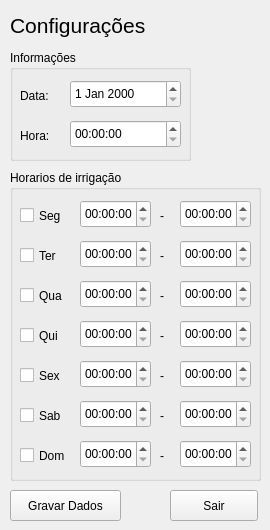
<?xml version="1.0" encoding="UTF-8"?>
<ui version="4.0">
 <class>ConfigForm</class>
 <widget class="QMainWindow" name="ConfigForm">
  <property name="geometry">
   <rect>
    <x>0</x>
    <y>0</y>
    <width>270</width>
    <height>530</height>
   </rect>
  </property>
  <property name="minimumSize">
   <size>
    <width>270</width>
    <height>530</height>
   </size>
  </property>
  <property name="maximumSize">
   <size>
    <width>270</width>
    <height>530</height>
   </size>
  </property>
  <property name="windowTitle">
   <string>MainWindow</string>
  </property>
  <property name="windowIcon">
   <iconset resource="resources.qrc">
    <normaloff>:/images/logo.png</normaloff>:/images/logo.png</iconset>
  </property>
  <widget class="QWidget" name="centralwidget">
   <widget class="QLabel" name="label">
    <property name="geometry">
     <rect>
      <x>10</x>
      <y>10</y>
      <width>141</width>
      <height>31</height>
     </rect>
    </property>
    <property name="font">
     <font>
      <pointsize>16</pointsize>
     </font>
    </property>
    <property name="text">
     <string>Configurações</string>
    </property>
   </widget>
   <widget class="QGroupBox" name="groupBox">
    <property name="geometry">
     <rect>
      <x>10</x>
      <y>50</y>
      <width>181</width>
      <height>111</height>
     </rect>
    </property>
    <property name="title">
     <string>Informações</string>
    </property>
    <widget class="QLabel" name="label_2">
     <property name="geometry">
      <rect>
       <x>10</x>
       <y>30</y>
       <width>67</width>
       <height>31</height>
      </rect>
     </property>
     <property name="text">
      <string>Data:</string>
     </property>
    </widget>
    <widget class="QLabel" name="label_3">
     <property name="geometry">
      <rect>
       <x>10</x>
       <y>70</y>
       <width>67</width>
       <height>31</height>
      </rect>
     </property>
     <property name="text">
      <string>Hora:</string>
     </property>
    </widget>
    <widget class="QDateEdit" name="datePicker">
     <property name="geometry">
      <rect>
       <x>60</x>
       <y>30</y>
       <width>111</width>
       <height>28</height>
      </rect>
     </property>
    </widget>
    <widget class="QTimeEdit" name="timePicker">
     <property name="geometry">
      <rect>
       <x>60</x>
       <y>70</y>
       <width>111</width>
       <height>28</height>
      </rect>
     </property>
    </widget>
   </widget>
   <widget class="QGroupBox" name="groupBox_2">
    <property name="geometry">
     <rect>
      <x>10</x>
      <y>170</y>
      <width>251</width>
      <height>311</height>
     </rect>
    </property>
    <property name="title">
     <string>Horarios de irrigação</string>
    </property>
    <widget class="QCheckBox" name="chkSeg">
     <property name="geometry">
      <rect>
       <x>10</x>
       <y>30</y>
       <width>92</width>
       <height>31</height>
      </rect>
     </property>
     <property name="text">
      <string>Seg</string>
     </property>
    </widget>
    <widget class="QCheckBox" name="chkTer">
     <property name="geometry">
      <rect>
       <x>10</x>
       <y>70</y>
       <width>92</width>
       <height>31</height>
      </rect>
     </property>
     <property name="text">
      <string>Ter</string>
     </property>
    </widget>
    <widget class="QCheckBox" name="chkQui">
     <property name="geometry">
      <rect>
       <x>10</x>
       <y>150</y>
       <width>92</width>
       <height>31</height>
      </rect>
     </property>
     <property name="text">
      <string>Qui</string>
     </property>
    </widget>
    <widget class="QCheckBox" name="chkQua">
     <property name="geometry">
      <rect>
       <x>10</x>
       <y>110</y>
       <width>92</width>
       <height>31</height>
      </rect>
     </property>
     <property name="text">
      <string>Qua</string>
     </property>
    </widget>
    <widget class="QCheckBox" name="chkSab">
     <property name="geometry">
      <rect>
       <x>10</x>
       <y>230</y>
       <width>92</width>
       <height>31</height>
      </rect>
     </property>
     <property name="text">
      <string>Sab</string>
     </property>
    </widget>
    <widget class="QCheckBox" name="chkSex">
     <property name="geometry">
      <rect>
       <x>10</x>
       <y>190</y>
       <width>92</width>
       <height>31</height>
      </rect>
     </property>
     <property name="text">
      <string>Sex</string>
     </property>
    </widget>
    <widget class="QCheckBox" name="chkDom">
     <property name="geometry">
      <rect>
       <x>10</x>
       <y>270</y>
       <width>92</width>
       <height>31</height>
      </rect>
     </property>
     <property name="text">
      <string>Dom</string>
     </property>
    </widget>
    <widget class="QTimeEdit" name="timePickerSeg1">
     <property name="geometry">
      <rect>
       <x>70</x>
       <y>30</y>
       <width>71</width>
       <height>28</height>
      </rect>
     </property>
    </widget>
    <widget class="QTimeEdit" name="timePickerTer1">
     <property name="geometry">
      <rect>
       <x>70</x>
       <y>70</y>
       <width>71</width>
       <height>28</height>
      </rect>
     </property>
    </widget>
    <widget class="QTimeEdit" name="timePickerQui1">
     <property name="geometry">
      <rect>
       <x>70</x>
       <y>150</y>
       <width>71</width>
       <height>28</height>
      </rect>
     </property>
    </widget>
    <widget class="QTimeEdit" name="timePickerQua1">
     <property name="geometry">
      <rect>
       <x>70</x>
       <y>110</y>
       <width>71</width>
       <height>28</height>
      </rect>
     </property>
    </widget>
    <widget class="QTimeEdit" name="timePickerSab1">
     <property name="geometry">
      <rect>
       <x>70</x>
       <y>230</y>
       <width>71</width>
       <height>28</height>
      </rect>
     </property>
    </widget>
    <widget class="QTimeEdit" name="timePickerDom1">
     <property name="geometry">
      <rect>
       <x>70</x>
       <y>270</y>
       <width>71</width>
       <height>28</height>
      </rect>
     </property>
    </widget>
    <widget class="QTimeEdit" name="timePickerSex1">
     <property name="geometry">
      <rect>
       <x>70</x>
       <y>190</y>
       <width>71</width>
       <height>28</height>
      </rect>
     </property>
    </widget>
    <widget class="QLabel" name="label_4">
     <property name="geometry">
      <rect>
       <x>150</x>
       <y>30</y>
       <width>16</width>
       <height>31</height>
      </rect>
     </property>
     <property name="text">
      <string>-</string>
     </property>
    </widget>
    <widget class="QLabel" name="label_5">
     <property name="geometry">
      <rect>
       <x>150</x>
       <y>70</y>
       <width>16</width>
       <height>31</height>
      </rect>
     </property>
     <property name="text">
      <string>-</string>
     </property>
    </widget>
    <widget class="QLabel" name="label_6">
     <property name="geometry">
      <rect>
       <x>150</x>
       <y>110</y>
       <width>16</width>
       <height>31</height>
      </rect>
     </property>
     <property name="text">
      <string>-</string>
     </property>
    </widget>
    <widget class="QLabel" name="label_7">
     <property name="geometry">
      <rect>
       <x>150</x>
       <y>150</y>
       <width>16</width>
       <height>31</height>
      </rect>
     </property>
     <property name="text">
      <string>-</string>
     </property>
    </widget>
    <widget class="QLabel" name="label_8">
     <property name="geometry">
      <rect>
       <x>150</x>
       <y>190</y>
       <width>16</width>
       <height>31</height>
      </rect>
     </property>
     <property name="text">
      <string>-</string>
     </property>
    </widget>
    <widget class="QLabel" name="label_9">
     <property name="geometry">
      <rect>
       <x>150</x>
       <y>270</y>
       <width>16</width>
       <height>31</height>
      </rect>
     </property>
     <property name="text">
      <string>-</string>
     </property>
    </widget>
    <widget class="QLabel" name="label_10">
     <property name="geometry">
      <rect>
       <x>150</x>
       <y>230</y>
       <width>16</width>
       <height>31</height>
      </rect>
     </property>
     <property name="text">
      <string>-</string>
     </property>
    </widget>
    <widget class="QTimeEdit" name="timePickerQua2">
     <property name="geometry">
      <rect>
       <x>170</x>
       <y>110</y>
       <width>71</width>
       <height>28</height>
      </rect>
     </property>
    </widget>
    <widget class="QTimeEdit" name="timePickerSex2">
     <property name="geometry">
      <rect>
       <x>170</x>
       <y>190</y>
       <width>71</width>
       <height>28</height>
      </rect>
     </property>
    </widget>
    <widget class="QTimeEdit" name="timePickerDom2">
     <property name="geometry">
      <rect>
       <x>170</x>
       <y>270</y>
       <width>71</width>
       <height>28</height>
      </rect>
     </property>
    </widget>
    <widget class="QTimeEdit" name="timePickerQui2">
     <property name="geometry">
      <rect>
       <x>170</x>
       <y>150</y>
       <width>71</width>
       <height>28</height>
      </rect>
     </property>
    </widget>
    <widget class="QTimeEdit" name="timePickerTer2">
     <property name="geometry">
      <rect>
       <x>170</x>
       <y>70</y>
       <width>71</width>
       <height>28</height>
      </rect>
     </property>
    </widget>
    <widget class="QTimeEdit" name="timePickerSab2">
     <property name="geometry">
      <rect>
       <x>170</x>
       <y>230</y>
       <width>71</width>
       <height>28</height>
      </rect>
     </property>
    </widget>
    <widget class="QTimeEdit" name="timePickerSeg2">
     <property name="geometry">
      <rect>
       <x>170</x>
       <y>30</y>
       <width>71</width>
       <height>28</height>
      </rect>
     </property>
    </widget>
   </widget>
   <widget class="QPushButton" name="btnExit">
    <property name="geometry">
     <rect>
      <x>170</x>
      <y>490</y>
      <width>88</width>
      <height>31</height>
     </rect>
    </property>
    <property name="text">
     <string>Sair</string>
    </property>
   </widget>
   <widget class="QPushButton" name="btnSave">
    <property name="geometry">
     <rect>
      <x>10</x>
      <y>490</y>
      <width>111</width>
      <height>31</height>
     </rect>
    </property>
    <property name="text">
     <string>Gravar Dados</string>
    </property>
   </widget>
   <zorder>groupBox</zorder>
   <zorder>label</zorder>
   <zorder>groupBox_2</zorder>
   <zorder>btnExit</zorder>
   <zorder>btnSave</zorder>
  </widget>
 </widget>
 <resources>
  <include location="resources.qrc"/>
 </resources>
 <connections/>
</ui>
